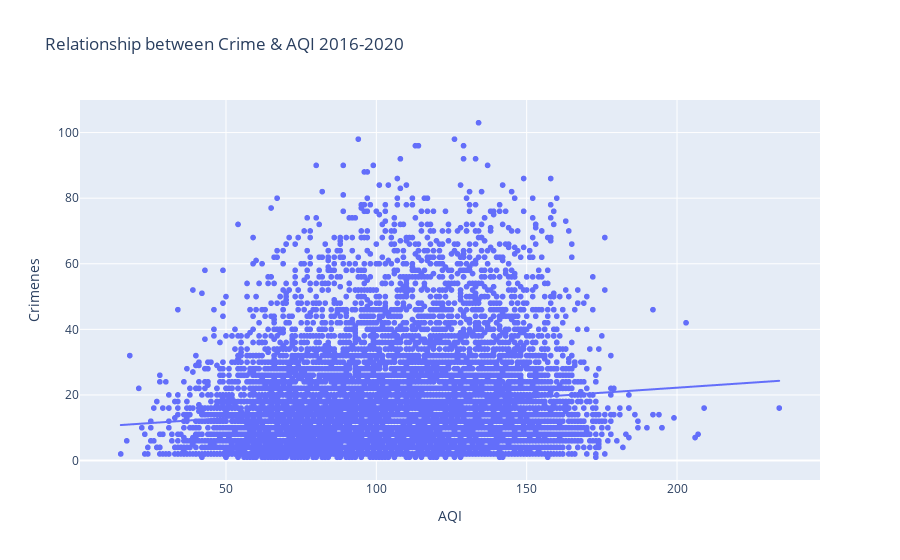

Notebook code cell kept with this figure:
### Code cell
import plotly.express as px
figure = px.scatter(data_frame = df_all, x="AQI",
                    y="Crimenes", 
                    trendline="ols", 
                    title="Relationship between Crime & AQI 2016-2020")
figure.show()

### Figure 1 — Plotly figure (JSON) as saved in the notebook; plotly's stock layout.template omitted (floating-point values rounded to 4 significant figures; data arrays with more than 128 entries replaced by an {"elided": "..."} marker saying what was removed)
{"data": [{"hovertemplate": "AQI=%{x}<br>Crimenes=%{y}<extra></extra>", "legendgroup": "", "marker": {"color": "#636efa", "symbol": "circle"}, "mode": "markers", "name": "", "showlegend": false, "type": "scattergl", "x": {"elided": "15081 int values"}, "xaxis": "x", "y": {"elided": "15081 int values"}, "yaxis": "y"}, {"hovertemplate": "<b>OLS trendline</b><br>Crimenes = 0.0615722 * AQI + 9.89535<br>R<sup>2</sup>=0.018391<br><br>AQI=%{x}<br>Crimenes=%{y} <b>(trend)</b><extra></extra>", "legendgroup": "", "marker": {"color": "#636efa", "symbol": "circle"}, "mode": "lines", "name": "", "showlegend": false, "type": "scattergl", "x": {"elided": "15081 int values"}, "xaxis": "x", "y": {"elided": "15081 float values"}, "yaxis": "y"}], "layout": {"autosize": true, "legend": {"tracegroupgap": 0}, "title": {"text": "Relationship between Crime & AQI 2016-2020"}, "xaxis": {"anchor": "y", "autorange": true, "domain": [0, 1], "range": [1.955, 247.0], "title": {"text": "AQI"}, "type": "linear"}, "yaxis": {"anchor": "x", "autorange": true, "domain": [0, 1], "range": [-7.417, 111.4], "title": {"text": "Crimenes"}, "type": "linear"}}}
